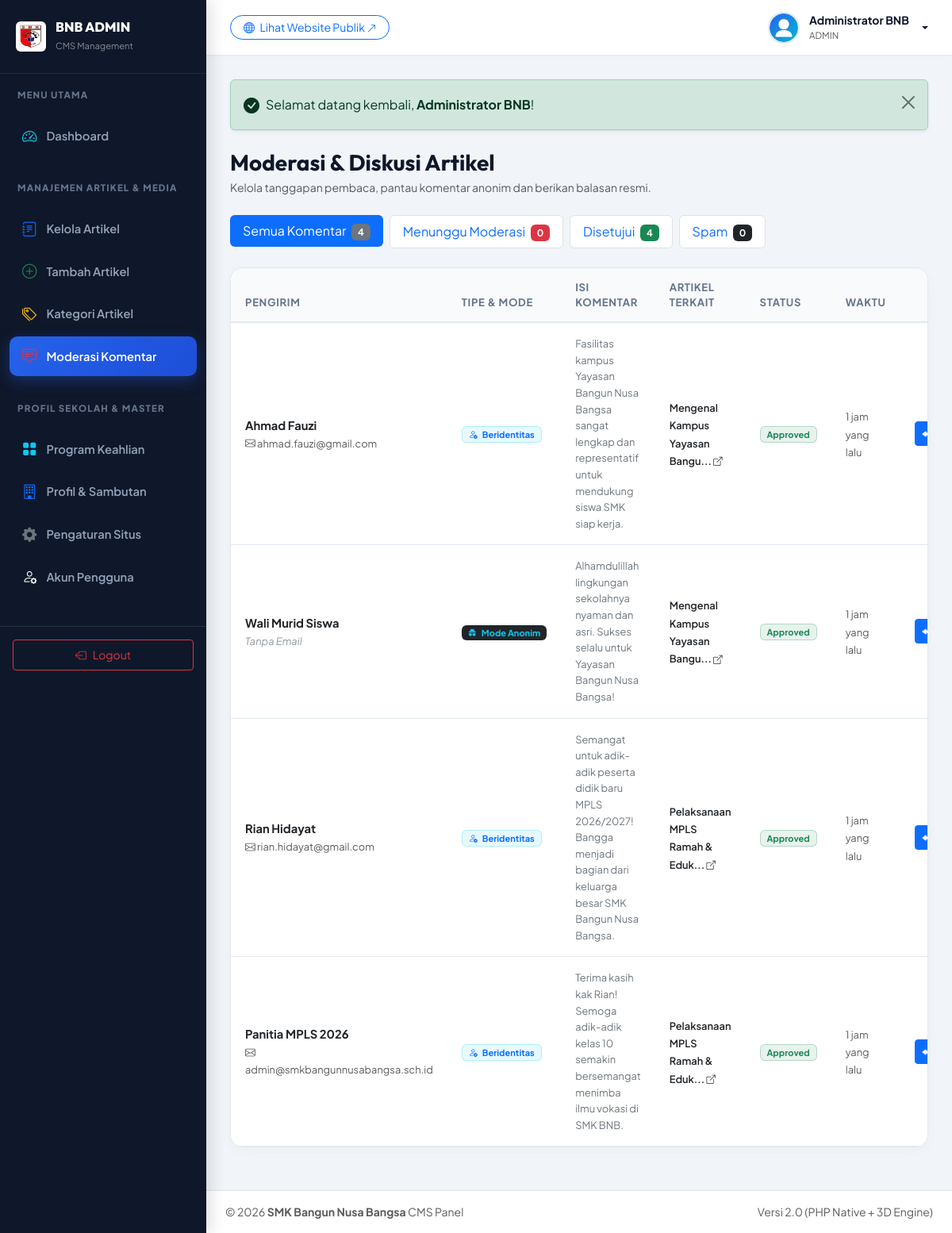
Screenshot of /admin/komentar.php (signed in) with the database file from the repository.
### tables this page shows
CREATE TABLE IF NOT EXISTS `users` (
  `id` INT AUTO_INCREMENT PRIMARY KEY,
  `username` VARCHAR(50) NOT NULL UNIQUE,
  `password` VARCHAR(255) NOT NULL,
  `nama_lengkap` VARCHAR(100) NOT NULL,
  `email` VARCHAR(100) NOT NULL,
  `role` ENUM('admin', 'editor') DEFAULT 'admin',
  `foto` VARCHAR(255) DEFAULT 'default-avatar.png',
  `created_at` DATETIME DEFAULT CURRENT_TIMESTAMP
);

CREATE TABLE IF NOT EXISTS `comments` (
  `id` INT AUTO_INCREMENT PRIMARY KEY,
  `article_id` INT NOT NULL,
  `parent_id` INT NULL DEFAULT NULL,
  `nama_pengirim` VARCHAR(100) NOT NULL,
  `email_pengirim` VARCHAR(120) NULL DEFAULT NULL,
  `is_anonymous` TINYINT(1) DEFAULT 0,
  `isi_komentar` TEXT NOT NULL,
  `status` ENUM('approved', 'pending', 'spam') DEFAULT 'approved',
  `ip_address` VARCHAR(45) NULL,
  `created_at` DATETIME DEFAULT CURRENT_TIMESTAMP,
  CONSTRAINT `fk_comment_article` FOREIGN KEY (`article_id`) REFERENCES `articles` (`id`) ON DELETE CASCADE,
  CONSTRAINT `fk_comment_parent` FOREIGN KEY (`parent_id`) REFERENCES `comments` (`id`) ON DELETE CASCADE
);

CREATE TABLE IF NOT EXISTS `articles` (
  `id` INT AUTO_INCREMENT PRIMARY KEY,
  `user_id` INT NOT NULL,
  `category_id` INT NOT NULL,
  `judul` VARCHAR(255) NOT NULL,
  `slug` VARCHAR(255) NOT NULL UNIQUE,
  `ringkasan` TEXT NOT NULL,
  `konten` LONGTEXT NOT NULL,
  `gambar_sampul` VARCHAR(255) DEFAULT 'default-article.jpg',
  `status` ENUM('published', 'draft') DEFAULT 'published',
  `views` INT DEFAULT 0,
  `allow_comments` TINYINT(1) DEFAULT 1,
  `created_at` DATETIME DEFAULT CURRENT_TIMESTAMP,
  `updated_at` DATETIME DEFAULT CURRENT_TIMESTAMP ON UPDATE CURRENT_TIMESTAMP,
  CONSTRAINT `fk_article_user` FOREIGN KEY (`user_id`) REFERENCES `users` (`id`) ON DELETE CASCADE,
  CONSTRAINT `fk_article_category` FOREIGN KEY (`category_id`) REFERENCES `categories` (`id`) ON DELETE CASCADE
);

CREATE TABLE IF NOT EXISTS `school_profile` (
  `id` INT AUTO_INCREMENT PRIMARY KEY,
  `nama_sekolah` VARCHAR(150) NOT NULL DEFAULT 'SMK Bangun Nusa Bangsa',
  `slogan` VARCHAR(255) NOT NULL DEFAULT 'Mencetak Generasi Unggul, Terampil, Berkarakter & Siap Kerja',
  `sambutan_kepsek` TEXT NOT NULL,
  `nama_kepsek` VARCHAR(100) NOT NULL DEFAULT 'Drs. H. Mulyadi, M.Kom',
  `foto_kepsek` VARCHAR(255) DEFAULT 'kepsek.jpg',
  `sejarah` LONGTEXT NOT NULL,
  `visi` TEXT NOT NULL,
  `misi` TEXT NOT NULL,
  `alamat` TEXT NOT NULL,
  `email` VARCHAR(100) NOT NULL,
  `telepon` VARCHAR(50) NOT NULL,
  `whatsapp` VARCHAR(50) NOT NULL,
  `maps_embed` TEXT NULL,
  `facebook` VARCHAR(255) NULL,
  `instagram` VARCHAR(255) NULL,
  `youtube` VARCHAR(255) NULL
);

### admin/komentar.php (the view, shortened to what this page needs)
<?php
require_once __DIR__ . '/includes/header.php';
$pdo = getDBConnection();
$tab = $_GET['tab'] ?? 'all';
$whereClause = "1=1";
$comments = $pdo->query("
  SELECT cm.*, a.judul AS article_title, a.slug AS article_slug
  FROM comments cm
  LEFT JOIN articles a ON cm.article_id = a.id
  WHERE {$whereClause}
  ORDER BY cm.created_at DESC
")->fetchAll();
$countPending = $pdo->query("SELECT COUNT(*) FROM comments WHERE status='pending'")->fetchColumn();
$countApproved = $pdo->query("SELECT COUNT(*) FROM comments WHERE status='approved'")->fetchColumn();
$countSpam = $pdo->query("SELECT COUNT(*) FROM comments WHERE status='spam'")->fetchColumn();
$countAll = $pdo->query("SELECT COUNT(*) FROM comments")->fetchColumn();
?>
<div class="d-flex flex-wrap justify-content-between align-items-center mb-4">
  <div>
    <h3 class="fw-bold mb-1">Moderasi &amp; Diskusi Artikel</h3>
    <p class="text-muted small mb-0">Kelola tanggapan pembaca, pantau komentar anonim dan berikan balasan resmi.</p>
  </div>
</div>
<ul class="nav nav-pills mb-4 gap-2">
  <li class="nav-item">
    <a class="nav-link <?= $tab === 'all' ? 'active' : 'bg-white border' ?>" href="<?= $baseUrl ?>/admin/komentar.php?tab=all">
      Semua Komentar <span class="badge bg-secondary ms-1"><?= $countAll ?></span>
    </a>
  </li>
  <li class="nav-item">
    <a class="nav-link <?= $tab === 'pending' ? 'active' : 'bg-white border' ?>" href="<?= $baseUrl ?>/admin/komentar.php?tab=pending">
      Menunggu Moderasi <span class="badge bg-danger ms-1"><?= $countPending ?></span>
    </a>
  </li>
  <li class="nav-item">
    <a class="nav-link <?= $tab === 'approved' ? 'active' : 'bg-white border' ?>" href="<?= $baseUrl ?>/admin/komentar.php?tab=approved">
      Disetujui <span class="badge bg-success ms-1"><?= $countApproved ?></span>
    </a>
  </li>
  <li class="nav-item">
    <a class="nav-link <?= $tab === 'spam' ? 'active' : 'bg-white border' ?>" href="<?= $baseUrl ?>/admin/komentar.php?tab=spam">
      Spam <span class="badge bg-dark ms-1"><?= $countSpam ?></span>
    </a>
  </li>
</ul>
<div class="admin-card">
  <div class="table-responsive">
    <table class="table table-custom mb-0">
      <thead>
        <tr>
          <th>Pengirim</th>
          <th>Tipe &amp; Mode</th>
          <th>Isi Komentar</th>
          <th>Artikel Terkait</th>
          <th>Status</th>
          <th>Waktu</th>
          <th class="text-end">Aksi &amp; Respon</th>
        </tr>
      </thead>
      <tbody>
        <?php if (empty($comments)): ?>
          <tr>
            <td colspan="7" class="text-center py-5 text-muted">
              <i class="bi bi-chat-heart fs-1 d-block mb-2"></i>
              Tidak ada komentar pada filter ini.
            </td>
          </tr>
        <?php else: ?>
          <?php foreach ($comments as $cm): ?>
            <tr>
              <td>
                <div class="fw-bold text-dark"><?= htmlspecialchars($cm['nama_pengirim']) ?></div>
                <?php if (!empty($cm['email_pengirim'])): ?>
                  <small class="text-muted"><i class="bi bi-envelope"></i> <?= htmlspecialchars($cm['email_pengirim']) ?></small>
                <?php else: ?>
                  <small class="text-secondary opacity-75"><em>Tanpa Email</em></small>
                <?php endif; ?>
              </td>
              <td>
                <?php if ($cm['is_anonymous']): ?>
                  <span class="badge bg-dark text-info px-2 py-1">
                    <i class="bi bi-incognito me-1"></i> Mode Anonim
                  </span>
                <?php else: ?>
                  <span class="badge bg-info bg-opacity-10 text-primary border border-info border-opacity-25 px-2 py-1">
                    <i class="bi bi-person-check me-1"></i> Beridentitas
                  </span>
                <?php endif; ?>
              </td>
              <td style="max-width: 280px;">
                <div class="small text-secondary" style="line-height: 1.6;">
                  <?= nl2br(htmlspecialchars($cm['isi_komentar'])) ?>
                </div>
              </td>
              <td>
                <a href="<?= $baseUrl ?>/artikel-detail.php?slug=<?= urlencode($cm['article_slug'] ?? '') ?>" target="_blank" class="small fw-semibold text-dark text-decoration-none">
                  <?= htmlspecialchars(mb_strimwidth($cm['article_title'] ?? '-', 0, 32, '...')) ?> <i class="bi bi-box-arrow-up-right small"></i>
                </a>
              </td>
              <td>
                <?php if ($cm['status'] === 'approved'): ?>
                  <span class="badge bg-success bg-opacity-10 text-success border border-success border-opacity-25 px-2 py-1">Approved</span>
                <?php elseif ($cm['status'] === 'pending'): ?>
                  <span class="badge bg-warning bg-opacity-10 text-warning border border-warning border-opacity-25 px-2 py-1">Pending</span>
                <?php else: ?>
                  <span class="badge bg-danger bg-opacity-10 text-danger border border-danger border-opacity-25 px-2 py-1">Spam</span>
                <?php endif; ?>
              </td>
              <td><small class="text-muted"><?= timeAgo($cm['created_at']) ?></small></td>
              <td class="text-end">
                <div class="d-flex justify-content-end gap-1">
                  <button class="btn btn-sm btn-primary py-1 px-2" data-bs-toggle="modal" data-bs-target="#replyModal<?= $cm['id'] ?>" title="Balas sebagai Admin">
                    <i class="bi bi-reply-fill"></i>
                  </button>
                </div>
              </td>
            </tr>
          <?php endforeach; ?>
        <?php endif; ?>
      </tbody>
    </table>
  </div>
</div>
<?php require_once __DIR__ . '/includes/footer.php'; ?>

### admin/includes/header.php (shortened to what this page needs)
<?php
require_once __DIR__ . '/../../config/functions.php';
$user = getAuthUser();
$school = getSchoolProfile();
$baseUrl = getBaseUrl();
$currentAdminPage = basename($_SERVER['PHP_SELF'], '.php');
?>
<!DOCTYPE html>
<html lang="id">
<head>
  <link href="https://cdn.jsdelivr.net/npm/bootstrap@5.3.3/dist/css/bootstrap.min.css" rel="stylesheet">
  <link rel="stylesheet" href="https://cdn.jsdelivr.net/npm/bootstrap-icons@1.11.3/font/bootstrap-icons.min.css">
  <link href="https://cdn.jsdelivr.net/npm/quill@2.0.2/dist/quill.snow.css" rel="stylesheet">
  <link rel="stylesheet" href="<?= $baseUrl ?>/assets/css/admin.css">
</head>
<body class="admin-body">
  <aside class="admin-sidebar">
    <a href="<?= $baseUrl ?>/admin/index.php" class="sidebar-brand">
      <img src="<?= $baseUrl ?>/assets/images/logo-smk.jpg" alt="Logo SMK" style="width: 38px; height: 38px; object-fit: contain;" class="rounded-2 p-1 bg-white shadow-sm">
      <div>
        <div style="font-family: 'Outfit'; font-weight: 800; font-size: 1.05rem; line-height: 1.2;">BNB ADMIN</div>
        <small class="text-white-50" style="font-size: 0.7rem;">CMS Management</small>
      </div>
    </a>
    <div class="sidebar-heading">Menu Utama</div>
    <ul class="sidebar-nav">
      <li class="nav-item">
        <a href="<?= $baseUrl ?>/admin/index.php" class="nav-link <?= $currentAdminPage === 'index' ? 'active' : '' ?>">
          <i class="bi bi-speedometer2 text-info"></i>
          <span>Dashboard</span>
        </a>
      </li>
    </ul>
    <div class="sidebar-heading">Manajemen Artikel &amp; Media</div>
    <ul class="sidebar-nav">
      <li class="nav-item">
        <a href="<?= $baseUrl ?>/admin/artikel.php" class="nav-link <?= in_array($currentAdminPage, ['artikel', 'artikel-edit']) ? 'active' : '' ?>">
          <i class="bi bi-journal-text text-primary"></i>
          <span>Kelola Artikel</span>
        </a>
      </li>
      <li class="nav-item">
        <a href="<?= $baseUrl ?>/admin/artikel-tambah.php" class="nav-link <?= $currentAdminPage === 'artikel-tambah' ? 'active' : '' ?>">
          <i class="bi bi-plus-circle text-success"></i>
          <span>Tambah Artikel</span>
        </a>
      </li>
      <li class="nav-item">
        <a href="<?= $baseUrl ?>/admin/kategori.php" class="nav-link <?= $currentAdminPage === 'kategori' ? 'active' : '' ?>">
          <i class="bi bi-tags text-warning"></i>
          <span>Kategori Artikel</span>
        </a>
      </li>
      <li class="nav-item">
        <a href="<?= $baseUrl ?>/admin/komentar.php" class="nav-link <?= $currentAdminPage === 'komentar' ? 'active' : '' ?>">
          <i class="bi bi-chat-square-text text-danger"></i>
          <span>Moderasi Komentar</span>
        </a>
      </li>
    </ul>
    <div class="sidebar-heading">Profil Sekolah &amp; Master</div>
    <ul class="sidebar-nav">
      <li class="nav-item">
        <a href="<?= $baseUrl ?>/admin/jurusan.php" class="nav-link <?= $currentAdminPage === 'jurusan' ? 'active' : '' ?>">
          <i class="bi bi-grid-fill text-info"></i>
          <span>Program Keahlian</span>
        </a>
      </li>
      <li class="nav-item">
        <a href="<?= $baseUrl ?>/admin/profil-sekolah.php" class="nav-link <?= $currentAdminPage === 'profil-sekolah' ? 'active' : '' ?>">
          <i class="bi bi-building text-primary"></i>
          <span>Profil &amp; Sambutan</span>
        </a>
      </li>
      <li class="nav-item">
        <a href="<?= $baseUrl ?>/admin/pengaturan.php" class="nav-link <?= $currentAdminPage === 'pengaturan' ? 'active' : '' ?>">
          <i class="bi bi-gear-fill text-secondary"></i>
          <span>Pengaturan Situs</span>
        </a>
      </li>
      <li class="nav-item">
        <a href="<?= $baseUrl ?>/admin/users.php" class="nav-link <?= $currentAdminPage === 'users' ? 'active' : '' ?>">
          <i class="bi bi-person-gear text-light"></i>
          <span>Akun Pengguna</span>
        </a>
      </li>
    </ul>
    <div class="p-3 mt-4 border-top border-secondary border-opacity-25">
      <a href="<?= $baseUrl ?>/logout.php" class="btn btn-outline-danger btn-sm w-100 py-2 d-flex align-items-center justify-content-center gap-2">
        <i class="bi bi-box-arrow-left"></i> Logout
      </a>
    </div>
  </aside>
  <div class="admin-main">
    <header class="admin-topbar">
      <div class="d-flex align-items-center gap-3">
        <a href="<?= $baseUrl ?>/index.php" target="_blank" class="btn btn-sm btn-outline-primary rounded-pill px-3">
          <i class="bi bi-globe me-1"></i> Lihat Website Publik <i class="bi bi-arrow-up-right small"></i>
        </a>
      </div>
      <div class="d-flex align-items-center gap-3">
        <div class="dropdown">
          <a href="#" class="admin-user-menu dropdown-toggle" data-bs-toggle="dropdown" aria-expanded="false">
            <img src="<?= getImageUrl($user['foto'] ?? 'admin.png', 'default-avatar.svg') ?>" alt="Admin" class="admin-avatar">
            <div class="d-none d-md-block text-start">
              <div class="fw-bold small"><?= htmlspecialchars($user['nama_lengkap']) ?></div>
              <div class="text-muted" style="font-size: 0.72rem; text-transform: uppercase;"><?= htmlspecialchars($user['role']) ?></div>
            </div>
          </a>
        </div>
      </div>
    </header>
    <main class="admin-content">

### admin/includes/footer.php (shortened to what this page needs)
    </main>
    <footer class="py-3 px-4 bg-white border-top text-muted small text-center text-md-start d-flex justify-content-between">
      <div>&copy; <?= date('Y') ?> <strong><?= htmlspecialchars($school['nama_sekolah']) ?></strong> CMS Panel</div>
      <div class="d-none d-md-block">Versi 2.0 (PHP Native + 3D Engine)</div>
    </footer>
  </div>
</body>
</html>

### rows the page displays
users: nama_lengkap "Administrator BNB", role "ADMIN"
comments: nama_pengirim "Ahmad Fauzi", email_pengirim "ahmad.fauzi@gmail.com", is_anonymous 0 (drawn), isi_komentar "Fasilitas kampus Yayasan Bangun Nusa Bangsa sangat lengkap dan representatif untuk mendukung siswa SMK siap kerja.", article.judul "Mengenal Kampus Yayasan Bangu...", status "Approved", created_at "1 jam yang lalu"
comments: nama_pengirim "Wali Murid Siswa", shows "Tanpa Email", is_anonymous 1 (drawn), isi_komentar "Alhamdulillah lingkungan sekolahnya nyaman dan asri. Sukses selalu untuk Yayasan Bangun Nusa Bangsa!", article.judul "Mengenal Kampus Yayasan Bangu...", status "Approved", created_at "1 jam yang lalu"
comments: nama_pengirim "Rian Hidayat", email_pengirim "rian.hidayat@gmail.com", is_anonymous 0 (drawn), isi_komentar "Semangat untuk adik-adik peserta didik baru MPLS 2026/2027! Bangga menjadi bagian dari keluarga besar SMK Bangun Nusa Bangsa.", article.judul "Pelaksanaan MPLS Ramah & Eduk...", status "Approved", created_at "1 jam yang lalu"
comments: nama_pengirim "Panitia MPLS 2026", email_pengirim "admin@smkbangunnusabangsa.sch.id", is_anonymous 0 (drawn), isi_komentar "Terima kasih kak Rian! Semoga adik-adik kelas 10 semakin bersemangat menimba ilmu vokasi di SMK BNB.", article.judul "Pelaksanaan MPLS Ramah & Eduk...", status "Approved", created_at "1 jam yang lalu"
school_profile: nama_sekolah "SMK Bangun Nusa Bangsa"

### other values shown
$message "Selamat datang kembali, Administrator BNB !"
$countAll "4"
$countPending "0"
$countApproved "4"
$countSpam "0"
